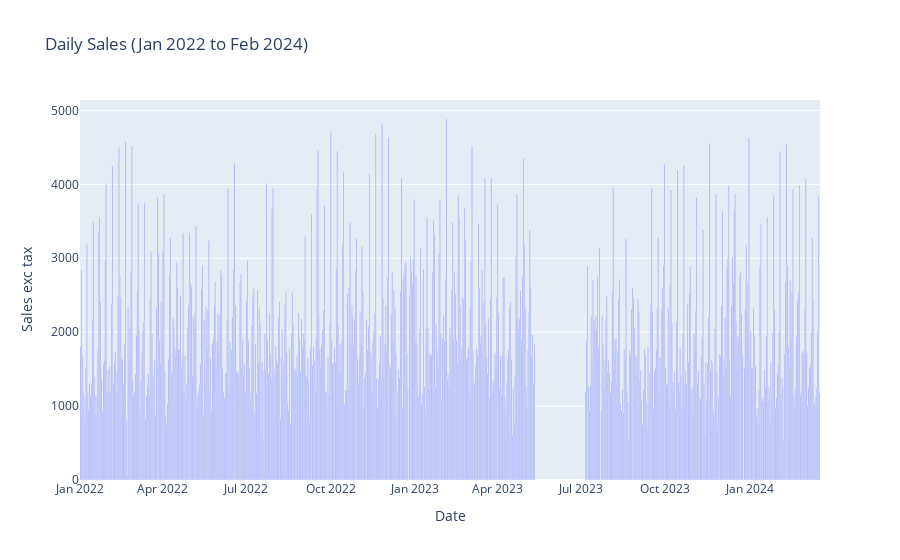

This figure's notebook cell:
### Code cell
px.bar(
    df.groupby("date")
    .agg(
        sales_exc_tax=("sales_exc_tax", "sum"),
        sold=("sold", "first"),
    )
    .sort_values("sales_exc_tax", ascending=False)
    .reset_index(),
    x="date",
    y="sales_exc_tax",
    labels={
        "date": "Date",
        "sales_exc_tax": "Sales exc tax",
    },
    title="Daily Sales (Jan 2022 to Feb 2024)",
)

### Figure 1 — Plotly figure (JSON) as saved in the notebook; plotly's stock layout.template omitted (floating-point values rounded to 4 significant figures; data arrays with more than 128 entries replaced by an {"elided": "..."} marker saying what was removed)
{"data": [{"alignmentgroup": "True", "hovertemplate": "Date=%{x}<br>Sales exc tax=%{y}<extra></extra>", "legendgroup": "", "marker": {"color": "#636efa", "pattern": {"shape": ""}}, "name": "", "offsetgroup": "", "orientation": "v", "showlegend": false, "textposition": "auto", "type": "bar", "x": {"elided": "749 str values"}, "xaxis": "x", "y": {"elided": "749 float values"}, "yaxis": "y"}], "layout": {"barmode": "relative", "legend": {"tracegroupgap": 0}, "title": {"text": "Daily Sales (Jan 2022 to Feb 2024)"}, "xaxis": {"anchor": "y", "domain": [0, 1], "title": {"text": "Date"}}, "yaxis": {"anchor": "x", "domain": [0, 1], "title": {"text": "Sales exc tax"}}}}
